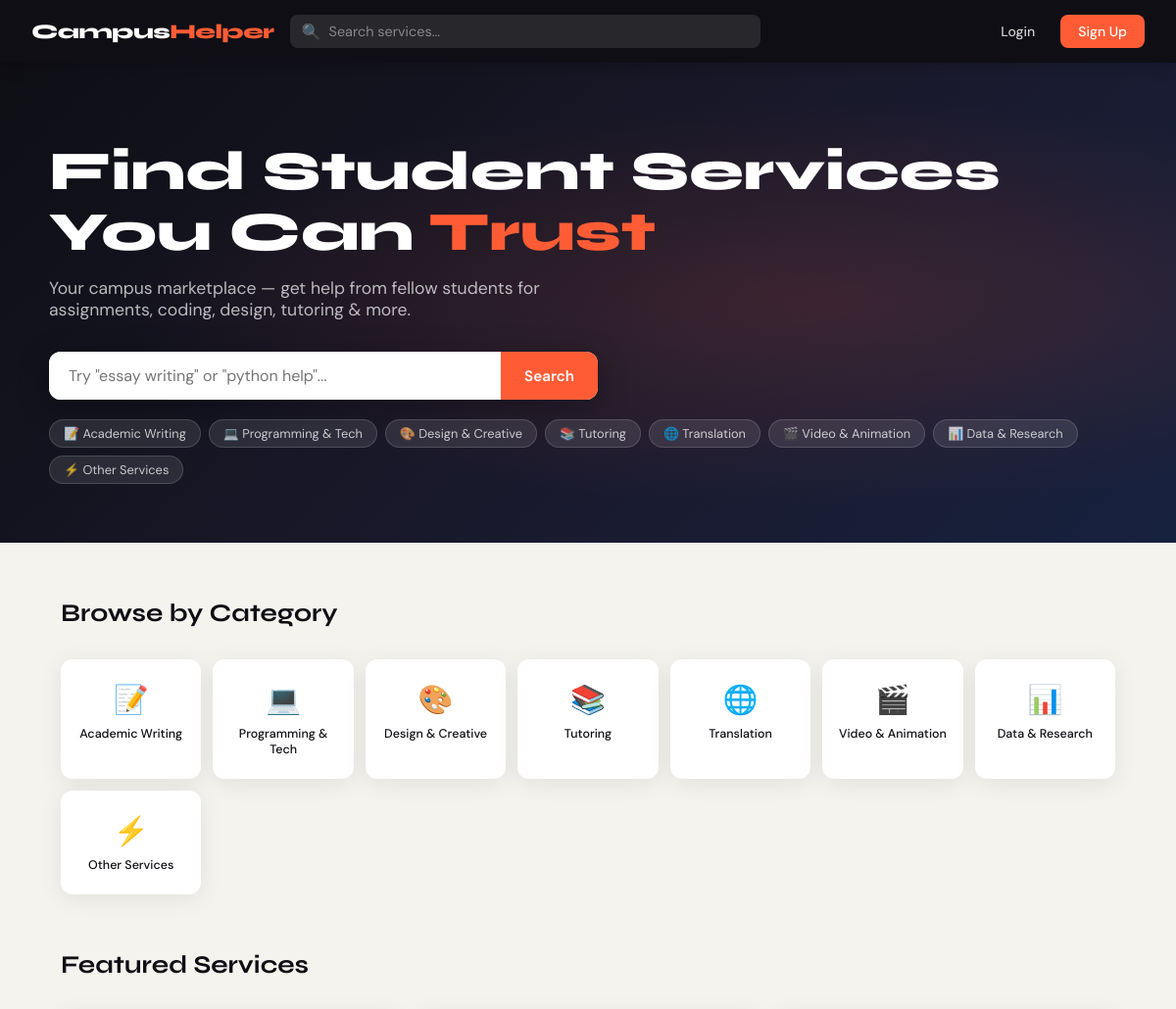
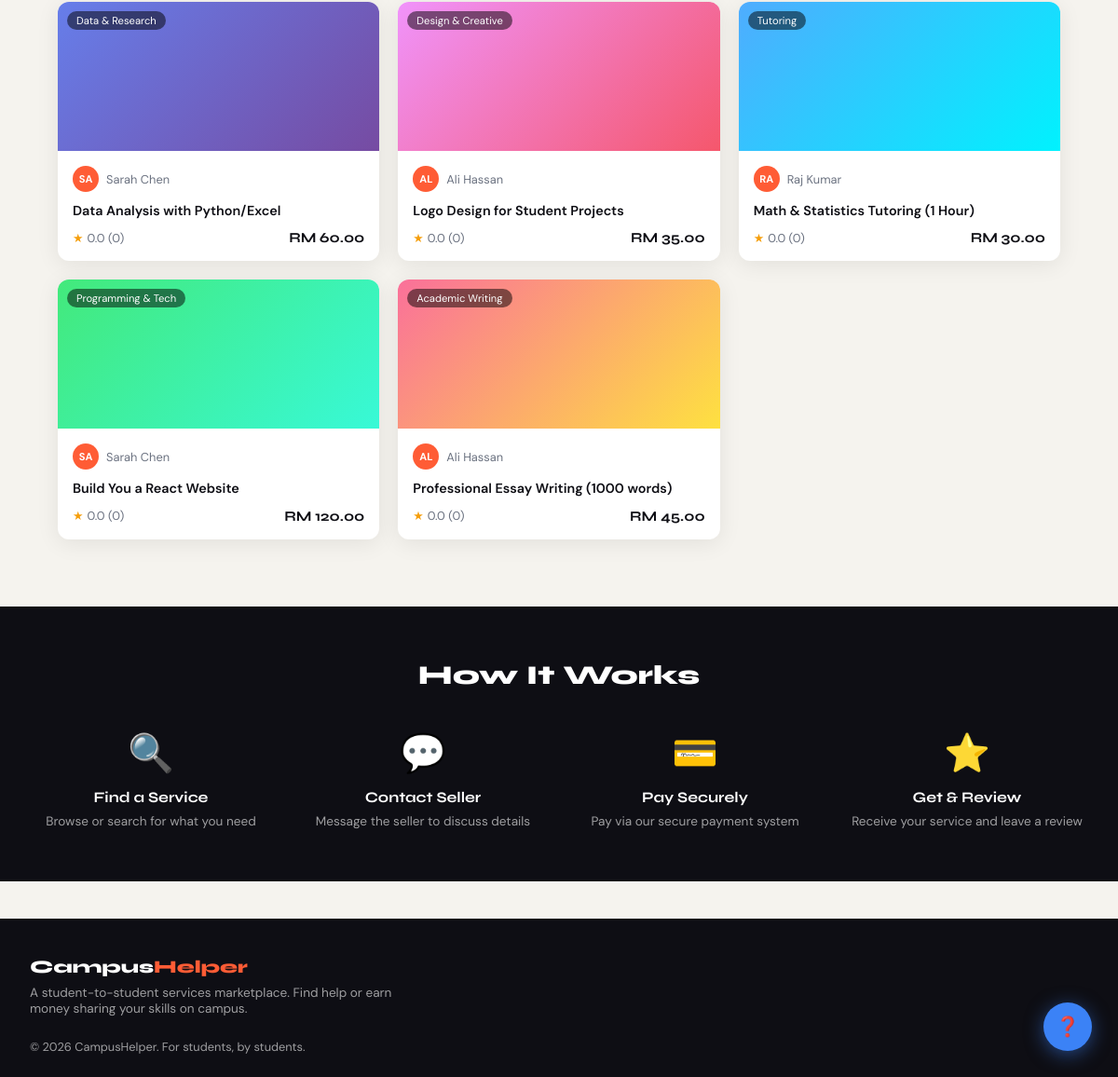
The page / on the database its author committed (2 pictures, top to bottom).
### tables this page shows
CREATE TABLE categories (
    id INT AUTO_INCREMENT PRIMARY KEY,
    name VARCHAR(100) NOT NULL,
    slug VARCHAR(100) NOT NULL UNIQUE,
    icon VARCHAR(50) DEFAULT NULL,
    description TEXT DEFAULT NULL
);

CREATE TABLE services (
    id INT AUTO_INCREMENT PRIMARY KEY,
    seller_id INT NOT NULL,
    category_id INT NOT NULL,
    title VARCHAR(200) NOT NULL,
    description TEXT NOT NULL,
    price DECIMAL(10,2) NOT NULL,
    delivery_days INT NOT NULL DEFAULT 3,
    thumbnail VARCHAR(255) DEFAULT NULL,
    status ENUM('active', 'paused', 'deleted') DEFAULT 'active',
    total_orders INT DEFAULT 0,
    created_at DATETIME DEFAULT CURRENT_TIMESTAMP,
    updated_at DATETIME DEFAULT CURRENT_TIMESTAMP ON UPDATE CURRENT_TIMESTAMP,
    FOREIGN KEY (seller_id) REFERENCES users(id) ON DELETE CASCADE,
    FOREIGN KEY (category_id) REFERENCES categories(id)
);

CREATE TABLE users (
    id INT AUTO_INCREMENT PRIMARY KEY,
    username VARCHAR(50) NOT NULL UNIQUE,
    email VARCHAR(100) NOT NULL UNIQUE,
    password VARCHAR(255) NOT NULL,
    full_name VARCHAR(100) NOT NULL,
    avatar VARCHAR(255) DEFAULT NULL,
    bio TEXT DEFAULT NULL,
    university VARCHAR(150) DEFAULT NULL,
    role ENUM('buyer', 'seller', 'both', 'admin') DEFAULT 'both',
    balance DECIMAL(10,2) DEFAULT 0.00,
    is_verified TINYINT(1) DEFAULT 0,
    created_at DATETIME DEFAULT CURRENT_TIMESTAMP,
    updated_at DATETIME DEFAULT CURRENT_TIMESTAMP ON UPDATE CURRENT_TIMESTAMP
);

### includes/auth.php (called while the page is built, shortened)
<?php
function isLoggedIn() {
    return isset($_SESSION['user_id']);
}
function e($str) {
    return htmlspecialchars((string)$str, ENT_QUOTES, 'UTF-8');
}
function formatMYR($amount) {
    return 'RM ' . number_format($amount, 2);
}

### index.php (the view, shortened to what this page needs)
<?php
require_once __DIR__ . '/includes/auth.php';
$db = getDB();
$categories = $db->query("SELECT * FROM categories ORDER BY id")->fetchAll();
$services = $db->query("
    SELECT s.*, u.username, u.full_name, u.university,
           c.name as cat_name,
           COALESCE(AVG(r.rating),0) as avg_rating,
           COUNT(r.id) as review_count
    FROM services s
    JOIN users u ON u.id = s.seller_id
    JOIN categories c ON c.id = s.category_id
    LEFT JOIN reviews r ON r.service_id = s.id
    WHERE s.status='active'
    GROUP BY s.id
    ORDER BY s.total_orders DESC, s.id DESC
    LIMIT 8
")->fetchAll();
$searchQuery = trim($_GET['q'] ?? '');
$searchResults = [];
?>
<!DOCTYPE html>
<html lang="en">
<head>
</head>
<body>
<nav>
    <a href="/campus_helper/" class="nav-brand">Campus<span>Helper</span></a>
    <div class="nav-search">
        <span class="search-icon">🔍</span>
        <form method="GET" action="/campus_helper/">
            <input type="text" name="q" placeholder="Search services..." value="<?= e($searchQuery) ?>">
        </form>
    </div>
    <div class="nav-links">
        <?php if (isLoggedIn()): $u = currentUser(); ?>
            <a href="/campus_helper/pages/dashboard.php" class="btn btn-ghost">Dashboard</a>
            <a href="/campus_helper/pages/create_service.php" class="btn btn-accent btn-sm">+ List Service</a>
            <div class="user-badge">
                <div class="user-avatar-nav"><?= strtoupper(substr($u['username'],0,2)) ?></div>
            </div>
            <a href="/campus_helper/pages/logout.php" class="btn btn-ghost btn-sm">Logout</a>
        <?php else: ?>
            <a href="/campus_helper/pages/login.php" class="btn btn-ghost">Login</a>
            <a href="/campus_helper/pages/register.php" class="btn btn-accent">Sign Up</a>
        <?php endif; ?>
    </div>
</nav>
<?php if ($searchQuery): ?>
<div class="search-banner">
    <h2>Results for "<span><?= e($searchQuery) ?></span>" — <?= count($searchResults) ?> found</h2>
</div>
<div class="section">
    <?php if (empty($searchResults)): ?>
        <p style="color:var(--muted); text-align:center; padding:40px">No services found. Try a different keyword.</p>
    <?php else: ?>
    <div class="services-grid">
        <?php foreach ($searchResults as $s): ?>
        <a href="/campus_helper/pages/service.php?id=<?= $s['id'] ?>" class="service-card">
            <div class="service-thumb" style="background:<?= ['linear-gradient(135deg,#667eea,#764ba2)','linear-gradient(135deg,#f093fb,#f5576c)','linear-gradient(135deg,#4facfe,#00f2fe)','linear-gradient(135deg,#43e97b,#38f9d7)'][($s['id']-1)%4] ?>">
                <span class="cat-badge"><?= e($s['cat_name']) ?></span>
            </div>
            <div class="service-body">
                <div class="service-seller">
                    <div class="seller-avatar"><?= strtoupper(substr($s['username'],0,2)) ?></div>
                    <span class="seller-name"><?= e($s['full_name']) ?></span>
                </div>
                <div class="service-title"><?= e($s['title']) ?></div>
                <div class="service-meta">
                    <div class="service-rating"><span class="star">★</span><?= number_format($s['avg_rating'],1) ?> (<?= $s['review_count'] ?>)</div>
                    <div class="service-price"><?= formatMYR($s['price']) ?></div>
                </div>
            </div>
        </a>
        <?php endforeach; ?>
    </div>
    <?php endif; ?>
</div>
<?php else: ?>
<div class="hero">
    <div class="hero-inner">
        <h1>Find Student Services<br>You Can <span class="highlight">Trust</span></h1>
        <p>Your campus marketplace — get help from fellow students for assignments, coding, design, tutoring & more.</p>
        <form method="GET" action="/campus_helper/">
            <div class="hero-search">
                <input type="text" name="q" placeholder='Try "essay writing" or "python help"...'>
                <button type="submit">Search</button>
            </div>
        </form>
        <div class="hero-tags">
            <?php foreach ($categories as $c): ?>
            <a href="/campus_helper/?q=<?= urlencode($c['name']) ?>" class="hero-tag"><?= $c['icon'] ?> <?= e($c['name']) ?></a>
            <?php endforeach; ?>
        </div>
    </div>
</div>
<div class="section">
    <div class="section-header">
        <div class="section-title">Browse by Category</div>
    </div>
    <div class="categories-grid">
        <?php foreach ($categories as $c): ?>
        <a href="/campus_helper/?q=<?= urlencode($c['name']) ?>" class="category-card">
            <div class="icon"><?= $c['icon'] ?></div>
            <div class="name"><?= e($c['name']) ?></div>
        </a>
        <?php endforeach; ?>
    </div>
</div>
<div class="section" style="padding-top:0">
    <div class="section-header">
        <div class="section-title">Featured Services</div>
    </div>
    <div class="services-grid">
        <?php
        $colors = ['linear-gradient(135deg,#667eea,#764ba2)','linear-gradient(135deg,#f093fb,#f5576c)','linear-gradient(135deg,#4facfe,#00f2fe)','linear-gradient(135deg,#43e97b,#38f9d7)','linear-gradient(135deg,#fa709a,#fee140)','linear-gradient(135deg,#30cfd0,#667eea)','linear-gradient(135deg,#a18cd1,#fbc2eb)','linear-gradient(135deg,#fccb90,#d57eeb)'];
        foreach ($services as $i => $s): ?>
        <a href="/campus_helper/pages/service.php?id=<?= $s['id'] ?>" class="service-card">
            <div class="service-thumb" style="background:<?= $colors[$i % count($colors)] ?>">
                <span class="cat-badge"><?= e($s['cat_name']) ?></span>
            </div>
            <div class="service-body">
                <div class="service-seller">
                    <div class="seller-avatar"><?= strtoupper(substr($s['username'],0,2)) ?></div>
                    <span class="seller-name"><?= e($s['full_name']) ?></span>
                </div>
                <div class="service-title"><?= e($s['title']) ?></div>
                <div class="service-meta">
                    <div class="service-rating"><span class="star">★</span><?= number_format($s['avg_rating'],1) ?> (<?= $s['review_count'] ?>)</div>
                    <div class="service-price"><?= formatMYR($s['price']) ?></div>
                </div>
            </div>
        </a>
        <?php endforeach; ?>
    </div>
</div>
<div style="background:var(--ink); color:#fff; padding:56px 32px; margin-top:16px;">
<div style="max-width:1140px; margin:0 auto;">
    <h2 style="font-family:'Syne',sans-serif;font-size:1.8rem;font-weight:800;text-align:center;margin-bottom:40px;">How It Works</h2>
    <div style="display:grid;grid-template-columns:repeat(auto-fit,minmax(200px,1fr));gap:32px;text-align:center;">
        <?php foreach([['🔍','Find a Service','Browse or search for what you need'],['💬','Contact Seller','Message the seller to discuss details'],['💳','Pay Securely','Pay via our secure payment system'],['⭐','Get & Review','Receive your service and leave a review']] as $i=>[$icon,$title,$desc]): ?>
        <div>
            <div style="font-size:2.5rem;margin-bottom:12px;"><?= $icon ?></div>
            <div style="font-family:'Syne',sans-serif;font-weight:700;font-size:1rem;margin-bottom:8px;"><?= $title ?></div>
            <div style="color:rgba(255,255,255,0.6);font-size:0.85rem;"><?= $desc ?></div>
        </div>
        <?php endforeach; ?>
    </div>
</div>
</div>
<?php endif; ?>
<button class="help-float" title="Get Help" onclick="document.getElementById('helpModal').classList.add('active')">❓</button>
<footer>
    <div class="footer-inner">
        <div class="footer-brand">Campus<span>Helper</span></div>
        <p style="font-size:0.85rem;max-width:400px;margin-top:8px;">A student-to-student services marketplace. Find help or earn money sharing your skills on campus.</p>
        <div class="footer-note">© <?= date('Y') ?> CampusHelper. For students, by students.</div>
    </div>
</footer>
</body>
</html>

### rows shown on the page
categories: icon "📝", name "Academic Writing"
categories: icon "💻", name "Programming & Tech"
categories: icon "🎨", name "Design & Creative"
categories: icon "📚", name "Tutoring"
categories: icon "🌐", name "Translation"
categories: icon "🎬", name "Video & Animation"
categories: icon "📊", name "Data & Research"
categories: icon "⚡", name "Other Services"
services: category.name "Data & Research", seller.username "SA", seller.full_name "Sarah Chen", title "Data Analysis with Python/Excel", avg_rating "0.0", review_count "0", price "RM 60.00"
services: category.name "Design & Creative", seller.username "AL", seller.full_name "Ali Hassan", title "Logo Design for Student Projects", avg_rating "0.0", review_count "0", price "RM 35.00"
services: category.name "Tutoring", seller.username "RA", seller.full_name "Raj Kumar", title "Math & Statistics Tutoring (1 Hour)", avg_rating "0.0", review_count "0", price "RM 30.00"
services: category.name "Programming & Tech", seller.username "SA", seller.full_name "Sarah Chen", title "Build You a React Website", avg_rating "0.0", review_count "0", price "RM 120.00"
services: category.name "Academic Writing", seller.username "AL", seller.full_name "Ali Hassan", title "Professional Essay Writing (1000 words)", avg_rating "0.0", review_count "0", price "RM 45.00"

### other values the page prints
$icon "🔍"
$title "Find a Service"
$desc "Browse or search for what you need"
$icon "💬"
$title "Contact Seller"
$desc "Message the seller to discuss details"
$icon "💳"
$title "Pay Securely"
$desc "Pay via our secure payment system"
$icon "⭐"
$title "Get & Review"
$desc "Receive your service and leave a review"
